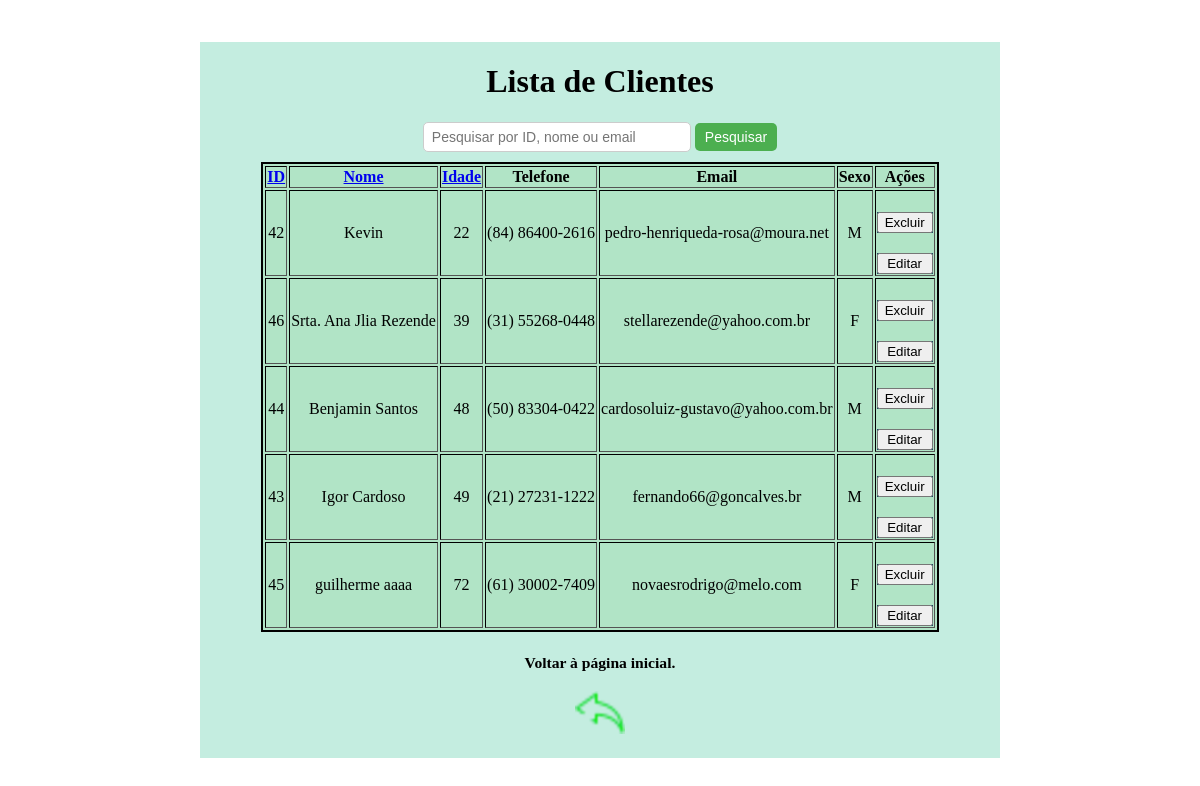
Screenshot of /gerenciar-clientes?campo=idade&ordem=asc&pesquisa= with the database file from the repository.
### tables this page shows
CREATE TABLE clientes (
                id INTEGER PRIMARY KEY AUTOINCREMENT, 
                nome TEXT NOT NULL, 
                idade INTEGER NOT NULL,
                telefone TEXT,
                email TEXT,
                sexo TEXT CHECK (sexo IN ('M', 'F'))
        );

### app/controllers.py (the view)
    @app.route("/gerenciar-clientes")
    def gerenciar_clientes():
        return views.gerenciar_clientes()

### app/models.py (called while the page is built)
def conectar():
    conexao = sqlite3.connect("cadastro_clientes.db")
    return conexao

def buscar_clientes_ordenado(campo='id', busca='', ordem=True):
    conexao = conectar()
    conexao.row_factory = sqlite3.Row
    cursor = conexao.cursor()
    direcao = 'ASC' if ordem else 'DESC'
    campos_validos = ['id', 'nome', 'idade', 'sexo', 'email']
    if campo not in campos_validos:
        campo = 'id'
    query = f"""
        SELECT * FROM clientes
        WHERE id LIKE ? OR nome LIKE ? OR email LIKE ?
        ORDER BY {campo} {direcao}
    """
    cursor.execute(query, (f'%{busca}%', f'%{busca}%', f'%{busca}%'))
    clientes = cursor.fetchall()
    cursor.close()
    conexao.close()
    return clientes

### app/views.py (called while the page is built)
def gerenciar_clientes():
    try:
        campo = request.args.get("campo", "id")
        ordem = request.args.get("ordem", "asc") == "asc"
        busca = request.args.get("pesquisa", "")
        clientes = models.buscar_clientes_ordenado(campo=campo,busca=busca, ordem=ordem)
        return render_template('gerenciar_cliente.html', clientes=clientes, campo=campo, ordem=ordem, busca=busca)
    except Exception as e:
        return f"Erro ao buscar clientes: {str(e)}", 500

### app/templates/gerenciar_cliente.html (shortened to what this page needs)
<!DOCTYPE html>
<html lang="pt-br">
<head>
    <link rel="stylesheet" href="{{ url_for('static', filename='style.css') }}">
</head>
<body>
    <div class="container01">
        <h1 class="h101">Lista de Clientes</h1>
        <form action="{{ url_for('gerenciar_clientes')}}" method="GET" class="search-bar">
            <input type="text" name="pesquisa" placeholder="Pesquisar por ID, nome ou email" value="{{ request.args.get('pesquisa', '') }}">
            <button type="submit">Pesquisar</button>
        </form>
        <table border="1">
            <thead>
                <tr>
                    <th>
                        <a href="{{ url_for('gerenciar_clientes', campo='id', ordem='desc' if campo == 'id' and ordem == 'asc' else 'asc', pesquisa=request.args.get('pesquisa', '')) }}">
                            ID
                        </a>
                    </th>
                    <th>
                        <a href="{{ url_for('gerenciar_clientes', campo='nome', ordem='desc' if campo == 'nome' and ordem == 'asc' else 'asc', pesquisa=request.args.get('pesquisa', '')) }}">
                            Nome
                        </a>
                    </th>
                    <th>
                        <a href="{{ url_for('gerenciar_clientes', campo='idade', ordem='desc' if campo == 'idade' and ordem == 'asc' else 'asc', pesquisa=request.args.get('pesquisa', '')) }}">
                            Idade
                        </a>
                    </th>
                    <th>Telefone</th>
                    <th>Email</th>
                    <th>Sexo</th>
                    <th>Ações</th>
                </tr>
            </thead>
            <tbody>
                {% for cliente in clientes %}
                <tr>
                    <td>{{ cliente.id }}</td>
                    <td>{{ cliente.nome }}</td>
                    <td>{{ cliente.idade }}</td>
                    <td>{{ cliente.telefone }}</td>
                    <td>{{ cliente.email }}</td>
                    <td>{{ cliente.sexo }}</td>
                    <td>
                        <form class="form01" action="{{ url_for('deletar_cliente', id=cliente.id) }}" method="post" onsubmit="return confirm('Tem certeza que deseja excluir este cliente?');">
                            <button type="submit">Excluir</button>
                        </form>
                        <form class="form01" onsubmit="return false;">
                            <button type="button" onclick="editarLinha(this)">Editar</button>
                        </form>
                    </td>
                </tr>
                {% endfor %}
            </tbody>
        </table>
        <h3>
            <p><small>Voltar à página inicial.</small></p>
            <p>
                <a href="{{ url_for('pagina_inicial') }}" rel="prev">
                    <img src="{{ url_for('static', filename='imagem/setade voltar.png') }}" alt="Setade voltar">
                </a>
            </p>
        </h3>
    </div>
</body>
</html>

### app/static/style.css (style rules this page uses)
body { margin: 0; padding: 0; display: flex; justify-content: center; align-items: center; height: 100vh; }
.container01 { text-align: center; background-color: rgb(196, 237, 224); width: 500px; width: 80%; max-width: 800px; }
table { margin-left: auto; margin-right: auto; border: 2px solid #000000; table-layout: auto; background-color: #b1e4c6; }
form { display: flex; flex-direction: column; gap: 10px; margin-top: 20px; font-family: 'Times New Roman', Times, serif; font-size: 1em; }
.form01 { background-color: rgb(32, 76, 101); font-family: 'Times New Roman', Times, serif; }
.search-bar { display: contents; align-items: center; gap: 8px; }
.search-bar input[type="text"] { padding: 6px 8px; width: 250px; border: 1px solid #ccc; border-radius: 5px; font-size: 14px; }
.search-bar button { padding: 6px 10px; font-size: 14px; background-color: #4CAF50; color: white; border: none; border-radius: 5px; cursor: pointer; }
table { margin-top: 10px; }

### rows the page displays
clientes: id "42", nome "Kevin", idade "22", telefone "(84) 86400-2616", email "pedro-henriqueda-rosa@moura.net", sexo "M"
clientes: id "46", nome "Srta. Ana Jlia Rezende", idade "39", telefone "(31) 55268-0448", email "stellarezende@yahoo.com.br", sexo "F"
clientes: id "44", nome "Benjamin Santos", idade "48", telefone "(50) 83304-0422", email "cardosoluiz-gustavo@yahoo.com.br", sexo "M"
clientes: id "43", nome "Igor Cardoso", idade "49", telefone "(21) 27231-1222", email "fernando66@goncalves.br", sexo "M"
clientes: id "45", nome "guilherme aaaa", idade "72", telefone "(61) 30002-7409", email "novaesrodrigo@melo.com", sexo "F"
